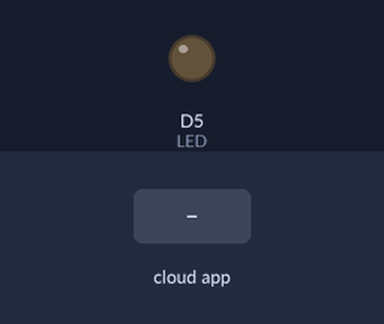
Bench run of a sketch on a simulated ESP8266 (NodeMCU). Parts: output pins drawn as LEDs (lit = HIGH). The inputs (shaded band) are chosen by the test bench. WiFi joins after 1.5 s; servers stay silent unless stated; what the sketch prints to the serial monitor is not drawn.

Above: at 2.7 s.
2.8 s: the phone or cloud app sets kitchen to 1
At 3.1 s:
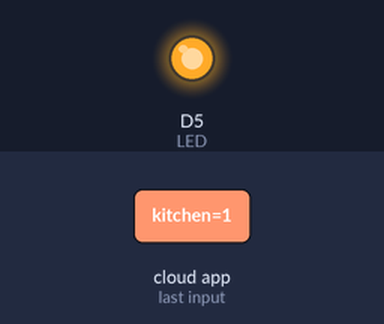
4.3 s: the phone or cloud app sets livingroom to 0
At 5.5 s:
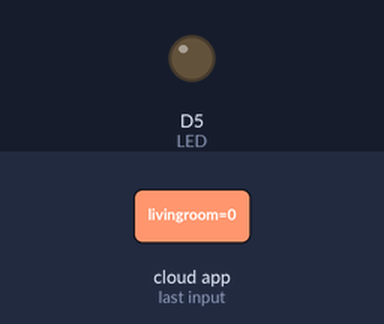
8.8 s: the phone or cloud app sets livingroom to 1
At 10.1 s:
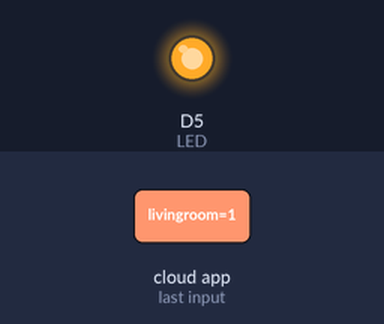
Timing chart, 0 to 11.3 s (numbered marks = the images above; inputs shaded):
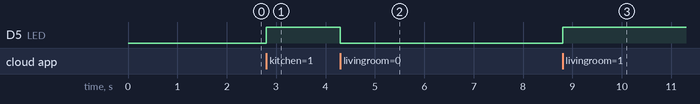

The sketch:

fauxmoESP_External_Server.ino
```cpp
#include <Arduino.h>
#include <ESP8266WiFi.h>
#include <ESPAsyncWebServer.h>
#include <fauxmoESP.h>

// Rename the credentials.sample.h file to credentials.h and
// edit it according to your router configuration
#include "credentials.h"

fauxmoESP fauxmo;
AsyncWebServer server(80);

// -----------------------------------------------------------------------------

#define SERIAL_BAUDRATE                 115200
#define LED                             D5

// -----------------------------------------------------------------------------
// Wifi
// -----------------------------------------------------------------------------

void wifiSetup() {

    // Set WIFI module to STA mode
    WiFi.mode(WIFI_STA);

    // Connect
    Serial.printf("[WIFI] Connecting to %s ", WIFI_SSID);
    WiFi.begin(WIFI_SSID, WIFI_PASS);

    // Wait
    while (WiFi.status() != WL_CONNECTED) {
        Serial.print(".");
        delay(100);
    }
    Serial.println();

    // Connected!
    Serial.printf("[WIFI] STATION Mode, SSID: %s, IP address: %s\n", WiFi.SSID().c_str(), WiFi.localIP().toString().c_str());

}

void serverSetup() {

    // Custom entry point (not required by the library, here just as an example)
    server.on("/index.html", HTTP_GET, [](AsyncWebServerRequest *request){
        request->send(200, "text/plain", "Hello, world");
    });

    // These two callbacks are required for gen1 and gen3 compatibility
    server.onRequestBody([](AsyncWebServerRequest *request, uint8_t *data, size_t len, size_t index, size_t total) {
        if (fauxmo.process(request->client(), request->method() == HTTP_GET, request->url(), String((char *)data))) return;
        // Handle any other body request here...
    });
    server.onNotFound([](AsyncWebServerRequest *request) {
        String body = (request->hasParam("body", true)) ? request->getParam("body", true)->value() : String();
        if (fauxmo.process(request->client(), request->method() == HTTP_GET, request->url(), body)) return;
        // Handle not found request here...
    });

    // Start the server
    server.begin();

}

void setup() {

    // Init serial port and clean garbage
    Serial.begin(SERIAL_BAUDRATE);
    Serial.println();
    Serial.println();

    // LED
    pinMode(LED, OUTPUT);
    digitalWrite(LED, LOW); // Our LED has inverse logic (high for OFF, low for ON)

    // Wifi
    wifiSetup();

    // Web server
    serverSetup();

    // Set fauxmoESP to not create an internal TCP server and redirect requests to the server on the defined port
    // The TCP port must be 80 for gen3 devices (default is 1901)
    // This has to be done before the call to enable()
    fauxmo.createServer(false);
    fauxmo.setPort(80); // This is required for gen3 devices

    // You have to call enable(true) once you have a WiFi connection
    // You can enable or disable the library at any moment
    // Disabling it will prevent the devices from being discovered and switched
    fauxmo.enable(true);

    // You can use different ways to invoke alexa to modify the devices state:
    // "Alexa, turn kitchen on" ("kitchen" is the name of the first device below)
    // "Alexa, turn on kitchen"
    // "Alexa, set kitchen to fifty" (50 means 50% of brightness)

    // Add virtual devices
    fauxmo.addDevice("kitchen");
	fauxmo.addDevice("livingroom");

    // You can add more devices
	//fauxmo.addDevice("light 3");
    //fauxmo.addDevice("light 4");
    //fauxmo.addDevice("light 5");
    //fauxmo.addDevice("light 6");
    //fauxmo.addDevice("light 7");
    //fauxmo.addDevice("light 8");

    fauxmo.onSetState([](unsigned char device_id, const char * device_name, bool state, unsigned char value) {

        // Callback when a command from Alexa is received.
        // You can use device_id or device_name to choose the element to perform an action onto (relay, LED,...)
        // State is a boolean (ON/OFF) and value a number from 0 to 255 (if you say "set kitchen light to 50%" you will receive a 128 here).
        // Just remember not to delay too much here, this is a callback, exit as soon as possible.
        // If you have to do something more involved here set a flag and process it in your main loop.

        // if (0 == device_id) digitalWrite(RELAY1_PIN, state);
        // if (1 == device_id) digitalWrite(RELAY2_PIN, state);
        // if (2 == device_id) analogWrite(LED1_PIN, value);

        Serial.printf("[MAIN] Device #%d (%s) state: %s value: %d\n", device_id, device_name, state ? "ON" : "OFF", value);

        // For the example we are turning the same LED on and off regardless fo the device triggered or the value
        digitalWrite(LED, state); // we are nor-ing the state because our LED has inverse logic.

    });

}

void loop() {

    // fauxmoESP uses an async TCP server but a sync UDP server
    // Therefore, we have to manually poll for UDP packets
    fauxmo.handle();

    // This is a sample code to output free heap every 5 seconds
    // This is a cheap way to detect memory leaks
    static unsigned long last = millis();
    if (millis() - last > 5000) {
        last = millis();
        Serial.printf("[MAIN] Free heap: %d bytes\n", ESP.getFreeHeap());
    }

}
```

credentials.h
```cpp
#define WIFI_SSID "MySpectrumWiFi07-2G"
#define WIFI_PASS "soccerchorus853"
```

Measured:
- after the input at 2.8 s, D5 (LED): LOW → HIGH at once
- after the input at 4.3 s, D5 (LED): HIGH → LOW at once
- after the input at 8.8 s, D5 (LED): LOW → HIGH at once
